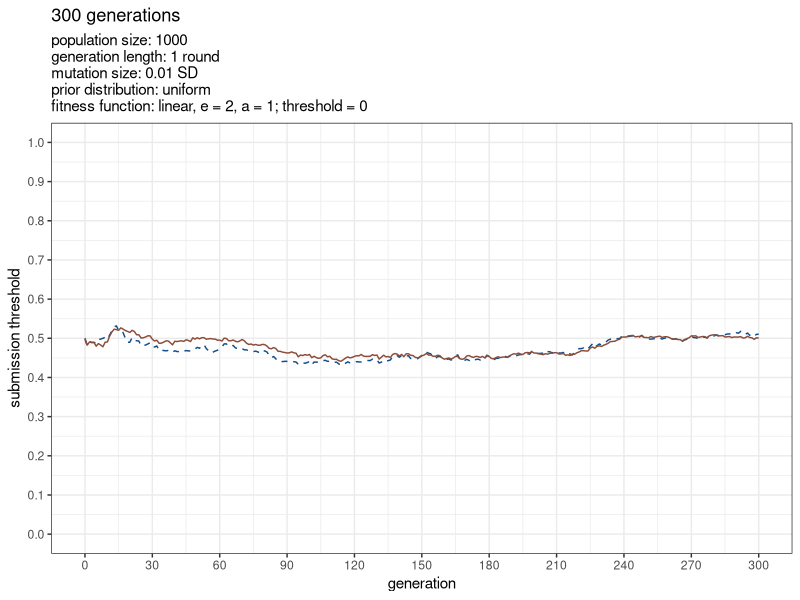
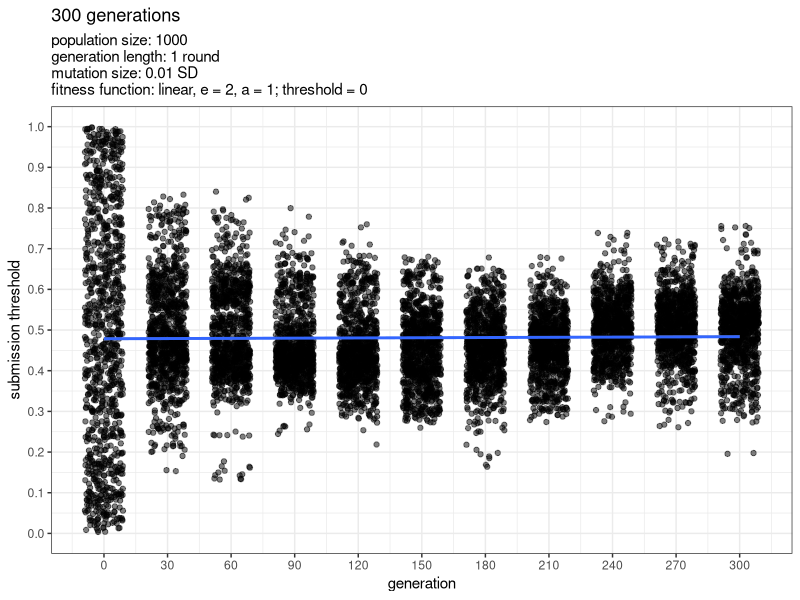

Recreate these plots in R, in order.
## Setup: load packages
library(reshape2)
library(ggplot2)

##----------------------------------------------------------------------------##
## Function setup

## i. Research function: This function "does the research"
#   i.i   It generates a set of priors for the researcher population
#   i.ii  It compares the priors to the submission thresholds of the 
#         population and calculates who submits an RR and who a normal study
#   i.iii It calculates everyone's study result based on their prior
#   i.iv  It calculates and outputs everyone's payoff, based on their
#         chosen submission format, study result, and rewards and costs for
#         RRs and normal studies
research.fun <- function(n = length(researcher_ID), 
                         prior.dist = "uniform", prior.dist.m, prior.dist.sd,
                         submission_threshold){
  # 1.  Each researcher is assigned a hypothesis with a random prior 
  #     probability, either uniformly distributed between 0 and 1, or
  #     drawn from a normal distribution centred on prior.dist.m with
  #     sd = prior.dist.sd and truncated to lie between 0 and 1
  if (prior.dist == "uniform") {
    prior <- runif(n, 0, 1)
  } else if (prior.dist == "normal") {
    prior <- pmin(pmax(rnorm(n, mean = prior.dist.m, sd = prior.dist.sd), 0), 1)
  }
  
  # 2.  Researchers decide to run an RR or a normal study by comparing their
  #     current prior with their current submission threshold
  submit_as_RR <-  ifelse(prior < submission_threshold, 1, 0)
  
  # 3.  Researchers test their hypotheses and get either a positive or a 
  #     negative result (based on their prior)
  result <- rbinom(n, 1, prior)
  
  # 4.  Researchers get a payoff depending on their chosen submission format
  #     and the result of their hypothesis test
  new_payoff <- ifelse(submit_as_RR == 1, reward_RR - cost_RR,
                       ifelse(result == 1,
                              reward_normal_pos-cost_normal, reward_normal_neg))
  
  # generate output
  invisible(list(generation = i, round = j,
                 prior = prior, submission_threshold = submission_threshold,
                 submit_as_RR = submit_as_RR, result = result, 
                 new_payoff = new_payoff))
}

## ii. Utility function:
#     This function translates payoffs into utility or fitness. In the present
#     model, utility equals fitness because it is the probability with which
#     a researcher's submission threshold will be passed on to the next
#     generation.
#     ii.i  Three different function shapes are available:
#           Linear:              f(x) = a * x
#           Diminishing returns: f(x) = a * x^(1/e)
#           Increasing returns:  f(x) = a * x^e
#     ii.ii Threshold/budget rule:
#           In addition, we can specify a "survival threshold". 
#           Payoffs below the survival threshold give 0 utility, which 
#           means that these individuals won't pass on their submission 
#           thresholds to the next generation (they "starve"). 
#           Payoffs at or above the threshold are translated into utility
#           as usual (according to the chosen function).
utility.fun <- function(x, e = 2, a = 1, 
                        survival_threshold = 0, shape = "linear"){
  if (shape == "linear") {
    ifelse(x < survival_threshold, 0, a * x) # linear
  } else if (shape == "diminishing") {
    ifelse(x < survival_threshold, 0, a * x^(1/e)) # diminishing returns
  } else if (shape == "increasing") {
    ifelse(x < survival_threshold, 0, a * x^e)} # increasing returns
}

##----------------------------------------------------------------------------##
## Model setup: initial parameters

# Rewards and costs: 
#   We define the payoff researchers get for their studies as 
#   payoff = reward - cost.
# Here we set the rewards and costs for RRs and normal studies:
reward_RR <- 0.5  # reward for a Registered Report (fixed)
reward_normal_pos <- 1  # reward for a positive result in a normal study
reward_normal_neg <- 0  # reward for a negative result in a normal study
cost_RR <- 0 # cost of conducting a RR (subtracted from reward)
cost_normal <- 0 # cost of publishing a normal paper (subtracted from reward)

# Parameters of the prior distribution:
prior.dist <- "uniform" # distribution type: uniform or normal
prior.dist.m <- 0.3 # mean of the prior distribution IF prior.dist = "normal"
prior.dist.sd <- 0.15 # sd of the prior distribution IF prior.dist = "normal"

# Parameters of the utility/fitness function:
utility_shape <- "linear" # shape of the utility function
a <- 1  # multiplier of x to influence the shape
e <- 2  # exponent of x to influence the shape
survival_threshold <- 0  # threshold below which all payoffs give 0 utility

# Population size & number of generations
researcher_ID <-  seq(1:1e3) # initialise researcher population & set pop size
generations <- 3e2 # set number of generations the model will loop through
generation_duration <- 1 # number of research rounds in each generation
mutation_sd <- .01 # amount of noise added by mutations during evolution


##============================================================================##
## Model setup: create dataframe

# Create an empty data frame w/ 1 column for researcher ID, one for the
# submission threshold of generation 0 and one for each subsequent 
# generation's submission threshold (hence "2 + generations")
df_loop <- as.data.frame(matrix(ncol = 2 + generations, 
                                nrow = length(researcher_ID)))

# Rename the submission threshold variables to 0 - 100
names(df_loop) <- c("researcher_ID", as.character(0:generations))

df_loop$researcher_ID <- researcher_ID # fill in the researcher ID column
df_loop$`0` <- runif(length(researcher_ID), 0,1) # initialise submission threshold of generation 0

#------------------------------------------------------------------------------#
## Here comes the loop:
for (i in 1:generations) {
  
  # initialise the payoff vector: before conducting any research, 
  # everybody starts with 0 payoff
  payoff <- rep(0, length(researcher_ID))
  
  ## 1. Research phase:
  for (j in 1:generation_duration) {
    
    # 1.1 We use research.fun to "do the research":
    #     Assign priors, compare with submission thresholds, decide who submits
    #     RRs and who doesn't, calculate results, and calculate payoffs
    research <- research.fun(prior.dist = "uniform",
                             prior.dist.m = prior.dist.m,
                             prior.dist.sd = prior.dist.sd,
                             submission_threshold = df_loop[,1+i])
  
    # Check:  Stop the loop if something went wrong with submission decisions
      stopifnot(sum(research$prior < research$submission_threshold) == 
              sum(research$submit_as_RR))
    # Check:  Payoffs should be the same for all RR authors, hence sd = 0.
    #         Stop the loop if this is false:
    #         (Caution: this check fails when only 1 or 0 researchers
    #         submitted RRs.)
      stopifnot(sd(research$new_payoff[which(research$submit_as_RR == 1)]) == 0)
  
    # 1.2   Update payoff: 
    #       add the payoffs of this round to the previous amount
    payoff <- payoff + research$new_payoff
  }
  
  ## 2. Evolution phase:
  
  # 2.1 We use utility.fun to calculate researchers' fitness from their payoffs
  utility <- utility.fun(x = payoff, e = e, a = a, 
                         survival_threshold = survival_threshold,
                         shape = utility_shape)
  #     Calculate fitness as a standardised score between 0 and 1
  #     The ifelse construction makes sure that fitness doesn't turn to NA 
  #     when sum(utility) == 0
  fitness <- ifelse(utility == 0, 0, utility/sum(utility)) 
  
  # Check:
    #alt.fitness <- payoff/sum(payoff)
    #stopifnot(alt.fitness == fitness) # only works for linear fitness function w/o survival threshold
  
  # 2.2 Selection: 
  #     Select whose submission threshold trait makes it into 
  #     the next generation, based on fitness
   inherited_submission_threshold <- sample(df_loop[,1+i], 
                                         size = length(researcher_ID), 
                                         replace = TRUE, prob = fitness)
   # Check: Stop the loop if any of the selected submission threshold is NA
    stopifnot(all(!is.na(inherited_submission_threshold)))
   
  # 2.3 Mutation:
  #     New submission thresholds mutate (sd changes the size of mutations)
  evolved_submission_threshold <- inherited_submission_threshold + 
                                          rnorm(length(researcher_ID), 
                                                0, mutation_sd)
  # Truncate the mutated numbers so that they're between 0 and 1
  evolved_submission_threshold <- pmin(pmax(evolved_submission_threshold, 0), 1)
  
  # Put the new generations' evolved submission thresholds into the data frame:
  df_loop[,1+i+1] <- evolved_submission_threshold
}

##============================================================================##
## Prepare the plot:
# Turn the data frame into long format with numbers 0-100 for generation 
# and one variable for evolving submission thresholds
df_plot <- melt(df_loop,
                id.vars = "researcher_ID",
                variable.name = "generation",
                value.name = "submission_threshold")
df_plot$generation <- as.numeric(as.character(df_plot$generation))

##----------------------------------------------------------------------------##
## Plot the submission thresholds
# Basic plot setup:
basic_plot <- ggplot(
  df_plot,
                     aes(x = generation,
                       y = submission_threshold,
                       # group = generation
                     )) +
  scale_x_continuous(breaks = seq(0, generations, generations / 10),
                     name = "generation") +
  scale_y_continuous(lim = c(0, 1),
                     breaks = seq(0, 1, .1),
                     name = "submission threshold") +
  theme_bw() +
  ggtitle(paste(generations, "generations", sep = " "),
          subtitle = paste("population size: ", length(researcher_ID), "\n", 
                           "generation length: ", generation_duration, 
                           ifelse(generation_duration ==1, 
                                  " round", " rounds"), "\n",
                           "mutation size: ", mutation_sd, " SD", "\n",
                           "prior distribution: ", 
                           ifelse(prior.dist == "uniform", 
                                  prior.dist, paste(prior.dist, ", m = ", 
                                                    prior.dist.m, ", sd = ",
                                                    prior.dist.sd, sep = "")),
                           "\n",
                           "fitness function: ", utility_shape, ", e = ", e, 
                           ", a = ", a, "; threshold = ", survival_threshold,
                           sep = ""))

# Output a plot with median (dashed blue line), mean (solid red-ish line),
# and 95% coverage (from quantile .025 to quantile .975, shaded light blue)
basic_plot +
  stat_summary(geom = "ribbon", 
               fun.data = median_hilow, fill = "lightskyblue1") +
  stat_summary(geom = "line", fun = median, 
               linetype="dashed", colour = "dodgerblue4")+
  # stat_summary(geom = "ribbon", fun.data = mean_cl_boot, fill = "salmon") +
  stat_summary(geom = "line", fun = mean, colour="salmon4")








##============================================================================##
## OLD STUFF BELOW: 
## Old visualisation plotting all data from every 10th generation in a dot plot
eleven_generations <- seq(0, generations, generations/10)

df_plot_subset <- df_plot[df_plot$generation == eleven_generations[1] |
                            df_plot$generation == eleven_generations[2] |
                            df_plot$generation == eleven_generations[3] |
                            df_plot$generation == eleven_generations[4] |
                            df_plot$generation == eleven_generations[5] |
                            df_plot$generation == eleven_generations[6] |
                            df_plot$generation == eleven_generations[7] |
                            df_plot$generation == eleven_generations[8] |
                            df_plot$generation == eleven_generations[9] |
                            df_plot$generation == eleven_generations[10] |
                            df_plot$generation == eleven_generations[11], ]

# Basic plot setup:
basic_plot <- ggplot(
  df_plot_subset,
  aes(x = generation,
      y = submission_threshold,
      # group = generation
  )) +
  scale_x_continuous(breaks = seq(0, generations, generations / 10),
                     name = "generation") +
  scale_y_continuous(lim = c(0, 1),
                     breaks = seq(0, 1, .1),
                     name = "submission threshold") +
  theme_bw() +
  ggtitle(paste(generations, "generations", sep = " "),
          subtitle = paste("population size: ", length(researcher_ID), "\n", 
                           "generation length: ", generation_duration, 
                           ifelse(generation_duration ==1, " round", " rounds"), "\n",
                           "mutation size: ", mutation_sd, " SD", "\n",
                           "fitness function: ", utility_shape, ", e = ", e, 
                           ", a = ", a, "; threshold = ", survival_threshold,
                           sep = ""))

# Show plot with jitter and regression line:
basic_plot +
  geom_jitter(alpha = 0.5, width = generations*.03, height = .001) +
  geom_smooth(method = "lm", se = TRUE)



  


